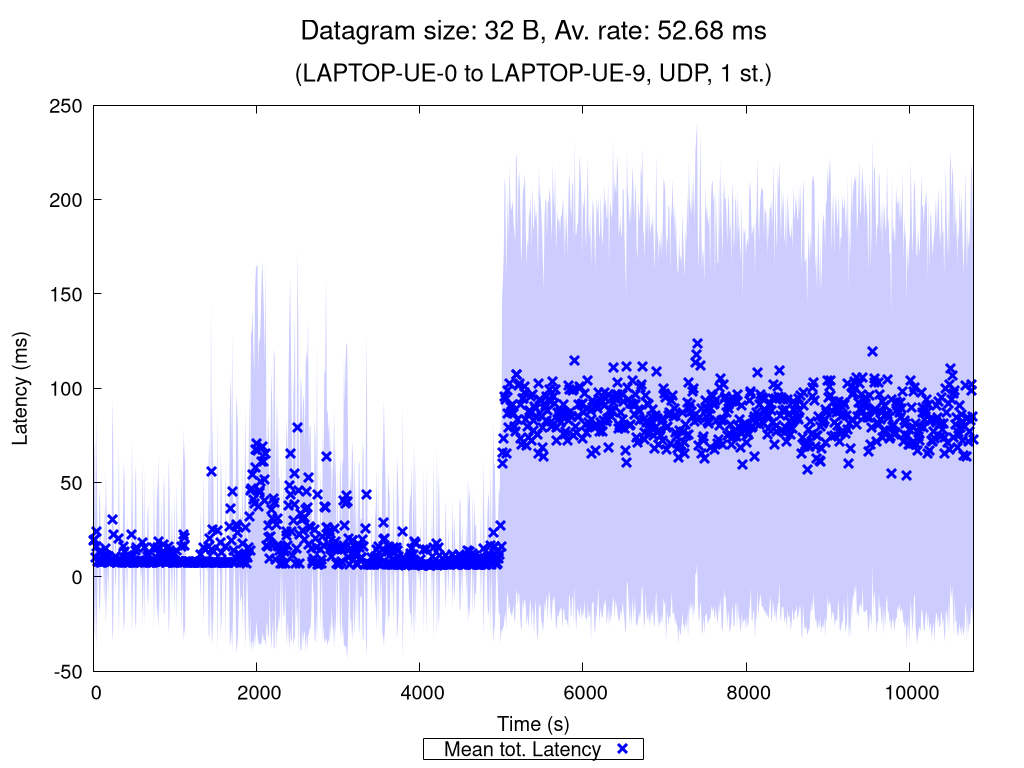

Write the gnuplot code that produced this figure.
set terminal pngcairo nocrop enhanced size 1024,768 font "Verdana,15"
set output "UDP_1_st_2020_11_11_03-28-07_one2two_00032B.png"

set title "{/=20 Datagram size: 32 B, Av. rate: 52.68 ms}\n\n{/=18 (LAPTOP-UE-0 to LAPTOP-UE-9, UDP, 1 st.)}"

set xlabel "Time (s)"
set ylabel "Latency (ms)"
set ytics nomirror
set key bmargin center horizontal box samplen 1 width -1
set bmargin 4.6
set rmargin 4.5

rf = 1.0  # rate factor
set style fill transparent solid 0.2 noborder
set autoscale xfix
plot "UDP_1_st_2020_11_11_03-28-07_one2two_00032B_iperf_processed.dat" using 1:($2/rf-$3/rf):($2/rf+$3/rf) with filledcurves lc rgb "blue" notitle, \
     "" using 1:($2/rf) with points pt 2 ps 1.5 lw 3 lc rgb "blue" title "Mean tot. Latency", \
